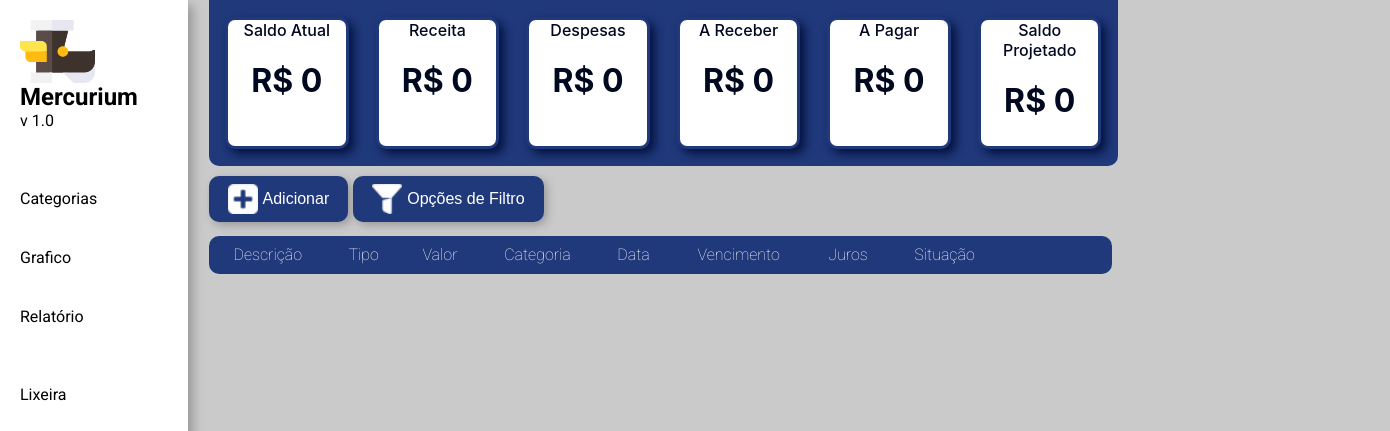
The app's page /, older data.
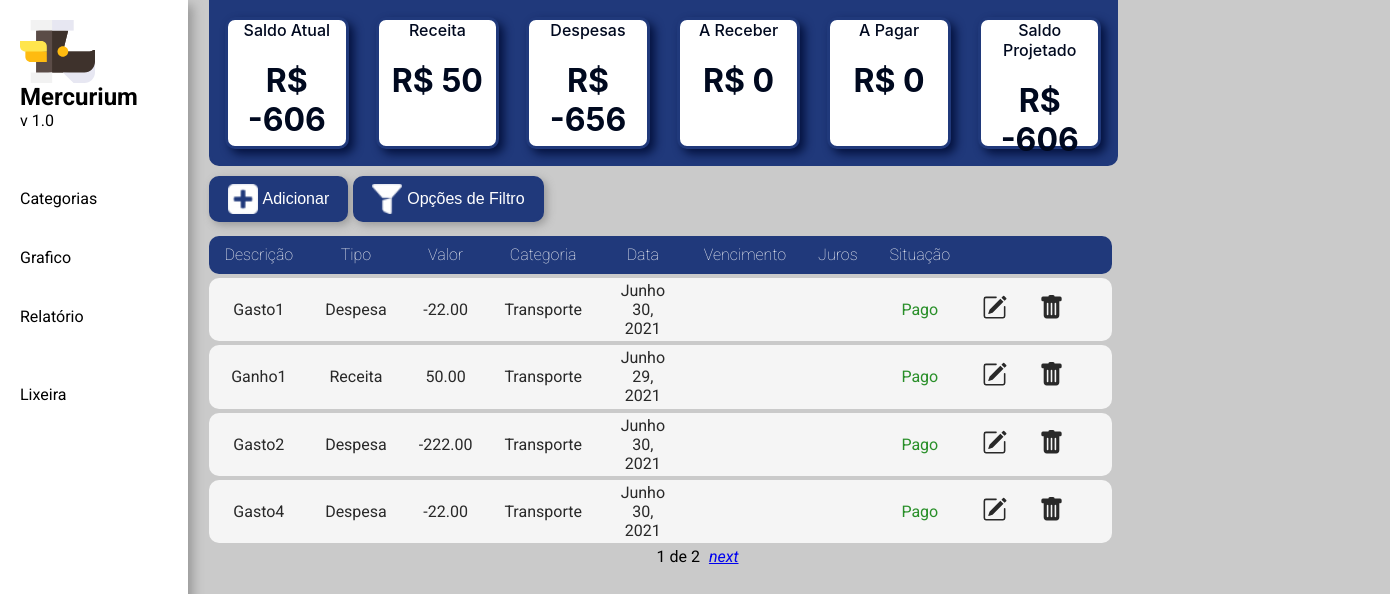
The same page, newer data.
### app_mercurium/models.py (models this page shows, shortened)
class Item(models.Model):
    description = models.CharField('Descrição', max_length=100)
    value = models.DecimalField('Valor', max_digits=8, decimal_places=2)
    original_value = models.DecimalField('Valor original', max_digits=8, decimal_places=2, blank=True)
    CHOICE_TYPE = (
        ('Receita', 'Receita'),
        ('Despesa', 'Despesa')
    )
    type_item = models.CharField('Tipo', max_length=50, choices=CHOICE_TYPE)
    cat = models.ForeignKey(Category, on_delete=models.CASCADE)
    date = models.DateField('Data')
    status_payment = models.BooleanField('Pago', default=True)
    date_payment = models.DateField('Data Vencimento', blank=True)
    fees = models.DecimalField('Juros', max_digits=5, decimal_places=1, blank=True)
    status = models.BooleanField(default=True) #

class Category(models.Model):
    name = models.CharField('Nome categoria', max_length=100)
    def __str__(self):
        return self.name

### app_mercurium/views.py (the view)
# urls.py: path('', index),
def index(request):
    items = Item.objects.filter(status=True)
    calc_fee(items.filter(status_payment=False))
    if request.method == 'GET':
        word_key = request.GET.get('word-key')
        init_date = request.GET.get('init-date')
        end_date = request.GET.get('end-date')
        init_value = request.GET.get('init-value')
        end_value = request.GET.get('end-value')
        if (word_key):
            items = items.filter(description__contains=word_key)
        if (init_date and end_date):
            if init_date <= end_date:
                items = items.filter(date__range=[init_date, end_date])
            else:
                message_error(request,'date-range')
        else:
            if (init_date):
                message_error(request,'incomplete-date-2')
            elif (end_date):
                message_error(request,'incomplete-date-1')
        if (init_value and end_value):
            init_value = float(init_value)
            end_value = float(end_value)
            if init_value <= end_value:
                items = items.filter(value__range=[init_value, end_value])
            else:
                message_error(request,'value-range')
        else:
            if (init_value):
                message_error(request,'incomplete-value-2')
            elif (end_value):
                message_error(request,'incomplete-value-1')
    gain = items.filter(type_item='Receita', status_payment=True).aggregate(Sum('value'))
    to_gain = items.filter(type_item='Receita', status_payment=False).aggregate(Sum('value'))
    expenses = items.filter(type_item='Despesa', status_payment=True).aggregate(Sum('value'))
    to_pay = items.filter(type_item='Despesa', status_payment=False).aggregate(Sum('value'))
    current_balance = items.filter(status_payment=True).aggregate(Sum('value'))
    balance = items.aggregate(Sum('value'))
    paginator = Paginator(items, 4)
    page = request.GET.get('page')
    items_list = paginator.get_page(page)
    data = {'items_list' : items_list, 'balance' : balance, 'gain' : gain, 'to_gain' : to_gain,'expenses' : expenses, 'to_pay' : to_pay, 'current_balance' : current_balance}
    return render(request, 'list_transactions.html', data)

### app_mercurium/views.py (called while the page is built)
def calc_fee(items):
    for item in items:
        if date.today() > item.date_payment:
            days = days_between_dates(item.date_payment)
            item.value = item.original_value + (item.original_value * ((item.fees/100)*days))
            item.save()

### app_mercurium/templates/list_transactions.html (shortened to what this page needs)
{% load static %}
<!DOCTYPE html>
<html lang="pt-br">
<head>
    <link rel="stylesheet" type="text/css" href="{% static 'css/style.css' %}">
</head>
<body>
    <div class="sidebar">
        <a class="logo" href="/"><img width="75" src="{% static 'img/svg/Logo_Mercurium.svg' %}">
            <div class="title">Mercurium</div>
            <div class="sub-title">v 1.0</div>
        </a>
        <br>
        <a href="/categories.html">Categorias</a>
        <a href="/wallets.html">Grafico</a>
        <a href="#">Relatório</a>
        <br>
        <a href="/trash.html">Lixeira</a>
    </div>
    <div class="dashboard-container">
            {% if balance.value__sum == NULL %}
                <div class="box-1">Saldo Atual <br> <h1>R$ 0</h1> </div>
            {% else %}
                <div class="box-1">Saldo Atual <br> <h1>R$ {{current_balance.value__sum}}</h1> </div>
            {% endif %}
            {% if gain.value__sum == NULL %}
                <div class="box-2">Receita <br> <h1>R$ 0</h1> </div>
            {% else %}
                <div class="box-2">Receita <br> <h1>R$ {{gain.value__sum}}</h1> </div>
            {% endif %}
            {% if expenses.value__sum == NULL %}
                <div class="box-3">Despesas <p> <h1>R$ 0</h1> </div>
            {% else %}
                <div class="box-3">Despesas <p> <h1>R$ {{expenses.value__sum}}</h1> </div>
            {% endif %}
            {% if to_gain.value__sum == NULL %}
                <div class="box-3">A Receber <br> <h1>R$ 0</h1> </div>
            {% else %}
                <div class="box-3">A Receber <br> <h1>R$ {{to_gain.value__sum}}</h1> </div>
            {% endif %}
            {% if to_pay.value__sum == NULL %}
                <div class="box-5">A Pagar <br> <h1>R$ 0</h1> </div>
            {% else %}
                <div class="box-5">A Pagar <br> <h1>R$ {{to_pay.value__sum}}</h1> </div>
            {% endif %}
            {% if balance.value__sum == NULL %}
                <div class="box-6">Saldo Projetado <br> <h1>R$ 0</h1> </div>
            {% else %}
                <div class="box-6">Saldo Projetado <br> <h1>R$ {{balance.value__sum}}</h1> </div>
            {% endif %}
    </div>
    <div class="content-container">
        <div class="table-container">
            <table class="main-table" id="main-table">
                <a href="create.html"><button class="modal-form"><img width="30" src="{% static 'img/png/plus-signal.png' %}">Adicionar</button></a>
                <a href="#"><button class="modal-form" onclick="modal_filter()"><img width="30" src="{% static 'img/png/filled-filter.png' %}">Opções de Filtro</button></a>
                <thead>
                    <tr>
                        <th>Descrição</th>
                        <th>Tipo</th>
                        <th>Valor</th>
                        <th>Categoria</th>
                        <th>Data</th>
                        <th>Vencimento</th>
                        <th>Juros</th>
                        <th>Situação</th>
                        <th></th>
                        <th></th>
                        <th></th>
                    </tr>
                </thead>
                <tbody>
                    {% for item in items_list %}
                        <tr>
                            <td>{{item.description}}</td>
                            <td>{{item.type_item}}</td>
                            <td>{{item.value}}</td>
                            <td>{{item.cat}}</td>
                            {% if item.date == item.date_payment %}
                            <td>{{item.date}}</td>
                            <td></td>
                            <td></td>
                            {% else %}
                            <td>{{item.date}}</td>
                            <td>{{item.date_payment}}</td>
                            <td>{{item.fees}}%</td>
                            {% endif %}
                            {% if item.status_payment == True %}
                                    <td class="pg">Pago</td>
                            {% else %}
                                {% if item.type_item == 'Receita' %}
                                    <td class="apg">A receber</td>
                                {% else %}
                                    <td class="apg">A pagar</td>
                                {% endif %}
                            {% endif %}
                            <td>
                            <button class="btn_edit">
                                <a href="update/{{item.id}}">
                                    <img width="25" src="{% static 'img/svg/pencil-square.svg' %}">
                                </a>
                            </button>
                            </td>
                            <td>
                            <button class="btn_delete">
                                <a href="delete/{{item.id}}">
                                    <img width="25" src="{% static 'img/svg/trash-fill.svg' %}">
                                </a>
                            </button>
                            </td>
                            {% if item.status_payment == False %}
                            <td>
                                <button class="btn_pay">
                                    <a href="pay/{{item.id}}">
                                        <img width="25" src="{% static 'img/svg/transaction.svg' %}">
                                    </a>
                                </button>
                            </td>
                            {% else %}
                            <td></td>
                            {% endif %}
                        </tr>
                    {% endfor %}
                </tbody>
            </table>
        </div>
    </div>
    {% if items_list %}
    <div class ="pagination">
        <span class="step-links">
            <span class="current">
                {{ items_list.number}} de {{ items_list.paginator.num_pages}}
            </span>
            {% if items_list.has_next %}
            <a href="?page={{ items_list.next_page_number}}"><i> next </i></a>
            {% endif %}
        </span>
    </div>
    {% endif %}
</body>
</html>

### app_mercurium/static/css/style.css (style rules this page uses)
:root { --bm-color:#20397B; --bo-color: #00091F; --bg-color:#CACACA; --sw-color:#999999; --bg-red-btn:#A61022; --bg-red-btn-h:#CF0A2C; --bg-blue-btn:#20397B; --bg-blue-btn-h:#0057BE; --bo-gray-inp:#CCCCCC; --bg-alert-mes:#F3CDCF; --bo-red-mes:#FF0000; --co-red-mes: #bd0000; --bg-gre-mes:#C2DAC2; }
body { margin: 0; padding: 0; height: 100vh; font-family: 'Roboto', sans-serif; background-color: var(--bg-color); }
.logo img { float: left; margin-right: 10px; }
.title { font-weight: bold; font-size: 1.5rem; }
.sidebar { margin: 0; padding: 0; width: 13.5%; background-color: white; position: fixed; height: 100%; overflow: auto; box-shadow: 5px 5px 10px var(--sw-color); }
.sidebar a:not(.active) { display: block; color: black; padding: 20px; text-decoration: none; }
.dashboard-container { display: flex; background-color: var(--bm-color); border: 3px solid var(--bm-color); width: 65%; height: 20%; margin-left: 15%; border-radius: 0px 0px 10px 10px; }
.box-1, .box-2, .box-3, .box-4, .box-5, .box-6 { flex: 1; margin: 1.5%; background-color: white; color: var(--bo-color); border: 3px solid var(--bm-color); border-radius: 10px; box-shadow: 5px 5px 10px rgb(4, 18, 63); font-family:-apple-system, BlinkMacSystemFont, 'Segoe UI', Roboto, Oxygen, Ubuntu, Cantarell, 'Open Sans', 'Helvetica Neue', sans-serif; text-align: center; font-weight: 500; font-size: 1rem; }
.content-container { width: 100%; margin-left: 15%; display: flex; flex-direction: row; }
.main-table { z-index: 1; margin-top: 10px; width: 100%; text-align: center; overflow: hidden; border-collapse:separate; border-spacing: 0 0.3rem; }
.main-table tbody tr { opacity: 0.8; }
.main-table thead tr th:last-child, .main-table tbody tr td:last-child { border-radius: 0 10px 10px 0; }
.main-table thead tr th:first-child, .main-table tbody tr td:first-child { border-radius: 10px 0px 0px 10px; }
.main-table th { color: white; background-color: var(--bm-color); padding: 0.6rem 1rem; font-size: 1rem; font-weight: lighter; }
.main-table tbody td { padding: 0.2rem 1rem; background-color: white; }
.table-container { width: 65%; }
.btn_edit, .btn_delete, .btn_pay { padding:0px; background-color: white; cursor: pointer; border: none; }
.pagination { margin-bottom: 50 px; text-align: center; }
.step-links { position: relative; margin-left: auto; margin-right: auto; }
.step-links .current { margin-left: 5px; margin-right: 5px; }
button.modal-form { margin-top: 10px; margin-right: 5px; font-size: 1rem; padding: 0.3rem 1rem; border-radius: 10px; background-color: var(--bm-color); color: white; border: none; cursor: pointer; line-height: 30px; border: 3px solid var(--bm-color); box-shadow: 3px 3px 9px var(--sw-color); }
button.modal-form img { margin-right: 5px; float: left; }
.pg { color: green; }

Row changes from the older to the newer data that the page shows:
added Item: description "Gasto1", type_item "Despesa", value "-22.00", cat "Transporte", date "Junho 30, 2021", status_payment "Pago"
added Item: description "Ganho1", type_item "Receita", value "50.00", cat "Transporte", date "Junho 29, 2021", status_payment "Pago"
added Item: description "Gasto2", type_item "Despesa", value "-222.00", cat "Transporte", date "Junho 30, 2021", status_payment "Pago"
added Item: description "Gasto4", type_item "Despesa", value "-22.00", cat "Transporte", date "Junho 30, 2021", status_payment "Pago"
Text that changed along with them:
{{ current_balance.value__sum }}: (not shown) → "-606"
{{ gain.value__sum }}: (not shown) → "50"
{{ expenses.value__sum }}: (not shown) → "-656"
{{ balance.value__sum }}: (not shown) → "-606"
{{ items_list.number }}: (not shown) → "1"
{{ items_list.paginator.num_pages }}: (not shown) → "2"
text no longer shown: "R$ 0 R$ 0 R$ 0 R$ 0"
text now shown: "R$ R$ R$ R$ de next"
